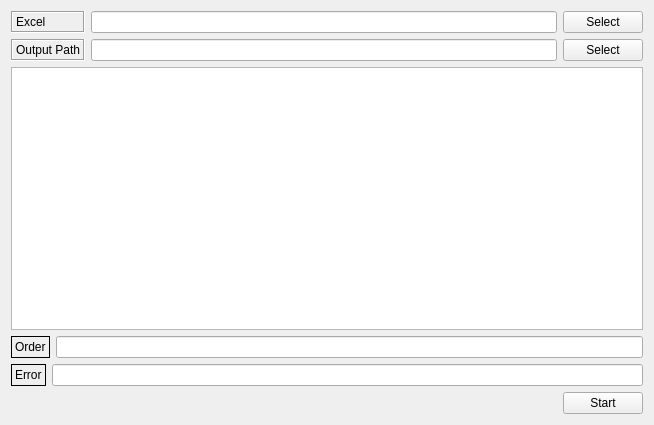
<?xml version="1.0" encoding="UTF-8"?>
<ui version="4.0">
 <class>Sqlite3GenerateTool</class>
 <widget class="QWidget" name="Sqlite3GenerateTool">
  <property name="geometry">
   <rect>
    <x>0</x>
    <y>0</y>
    <width>654</width>
    <height>425</height>
   </rect>
  </property>
  <property name="windowTitle">
   <string>Sqlite3GenerateTool</string>
  </property>
  <layout class="QVBoxLayout" name="verticalLayout_3">
   <item>
    <layout class="QHBoxLayout" name="horizontalLayout_7">
     <item>
      <layout class="QVBoxLayout" name="verticalLayout_2">
       <item>
        <widget class="QLabel" name="ExcelLabel">
         <property name="frameShape">
          <enum>QFrame::Box</enum>
         </property>
         <property name="frameShadow">
          <enum>QFrame::Sunken</enum>
         </property>
         <property name="text">
          <string>Excel</string>
         </property>
        </widget>
       </item>
       <item>
        <widget class="QLabel" name="outputPathLaben">
         <property name="frameShape">
          <enum>QFrame::Box</enum>
         </property>
         <property name="frameShadow">
          <enum>QFrame::Sunken</enum>
         </property>
         <property name="text">
          <string>Output Path</string>
         </property>
        </widget>
       </item>
      </layout>
     </item>
     <item>
      <layout class="QVBoxLayout" name="verticalLayout">
       <item>
        <layout class="QHBoxLayout" name="horizontalLayout">
         <item>
          <widget class="QLineEdit" name="excelPathLineEdit"/>
         </item>
         <item>
          <widget class="QPushButton" name="ExcelPathBtn">
           <property name="text">
            <string>Select</string>
           </property>
          </widget>
         </item>
        </layout>
       </item>
       <item>
        <layout class="QHBoxLayout" name="horizontalLayout_2">
         <item>
          <widget class="QLineEdit" name="outputPathLineEdit"/>
         </item>
         <item>
          <widget class="QPushButton" name="outputPathSelectBtn">
           <property name="text">
            <string>Select</string>
           </property>
          </widget>
         </item>
        </layout>
       </item>
      </layout>
     </item>
    </layout>
   </item>
   <item>
    <layout class="QHBoxLayout" name="horizontalLayout_3">
     <item>
      <widget class="QTreeView" name="treeView"/>
     </item>
    </layout>
   </item>
   <item>
    <layout class="QHBoxLayout" name="horizontalLayout_5">
     <item>
      <widget class="QLabel" name="label_2">
       <property name="frameShape">
        <enum>QFrame::Box</enum>
       </property>
       <property name="text">
        <string>Order</string>
       </property>
      </widget>
     </item>
     <item>
      <widget class="QLineEdit" name="orderLineEdit"/>
     </item>
    </layout>
   </item>
   <item>
    <layout class="QHBoxLayout" name="horizontalLayout_6">
     <item>
      <widget class="QLabel" name="label_3">
       <property name="frameShape">
        <enum>QFrame::Box</enum>
       </property>
       <property name="text">
        <string>Error</string>
       </property>
      </widget>
     </item>
     <item>
      <widget class="QLineEdit" name="errorLineEdit"/>
     </item>
    </layout>
   </item>
   <item>
    <layout class="QHBoxLayout" name="horizontalLayout_4" stretch="1,0">
     <item>
      <widget class="QLabel" name="resultLabel">
       <property name="toolTip">
        <string>0</string>
       </property>
       <property name="autoFillBackground">
        <bool>false</bool>
       </property>
       <property name="frameShape">
        <enum>QFrame::NoFrame</enum>
       </property>
       <property name="frameShadow">
        <enum>QFrame::Plain</enum>
       </property>
       <property name="lineWidth">
        <number>1</number>
       </property>
       <property name="midLineWidth">
        <number>1</number>
       </property>
       <property name="text">
        <string/>
       </property>
       <property name="scaledContents">
        <bool>false</bool>
       </property>
       <property name="openExternalLinks">
        <bool>false</bool>
       </property>
      </widget>
     </item>
     <item>
      <widget class="QPushButton" name="startBtn">
       <property name="text">
        <string>Start</string>
       </property>
      </widget>
     </item>
    </layout>
   </item>
  </layout>
 </widget>
 <resources/>
 <connections/>
</ui>
